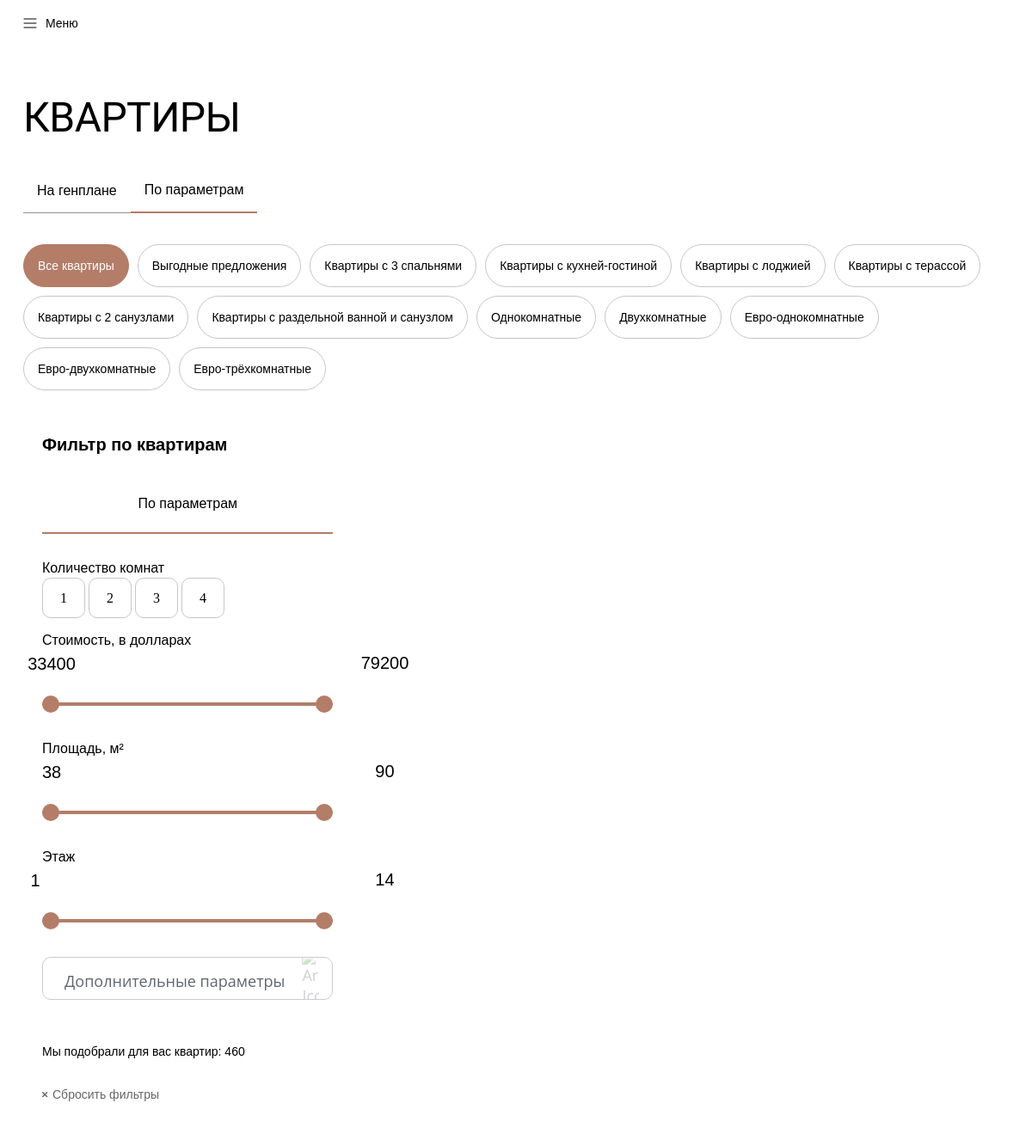
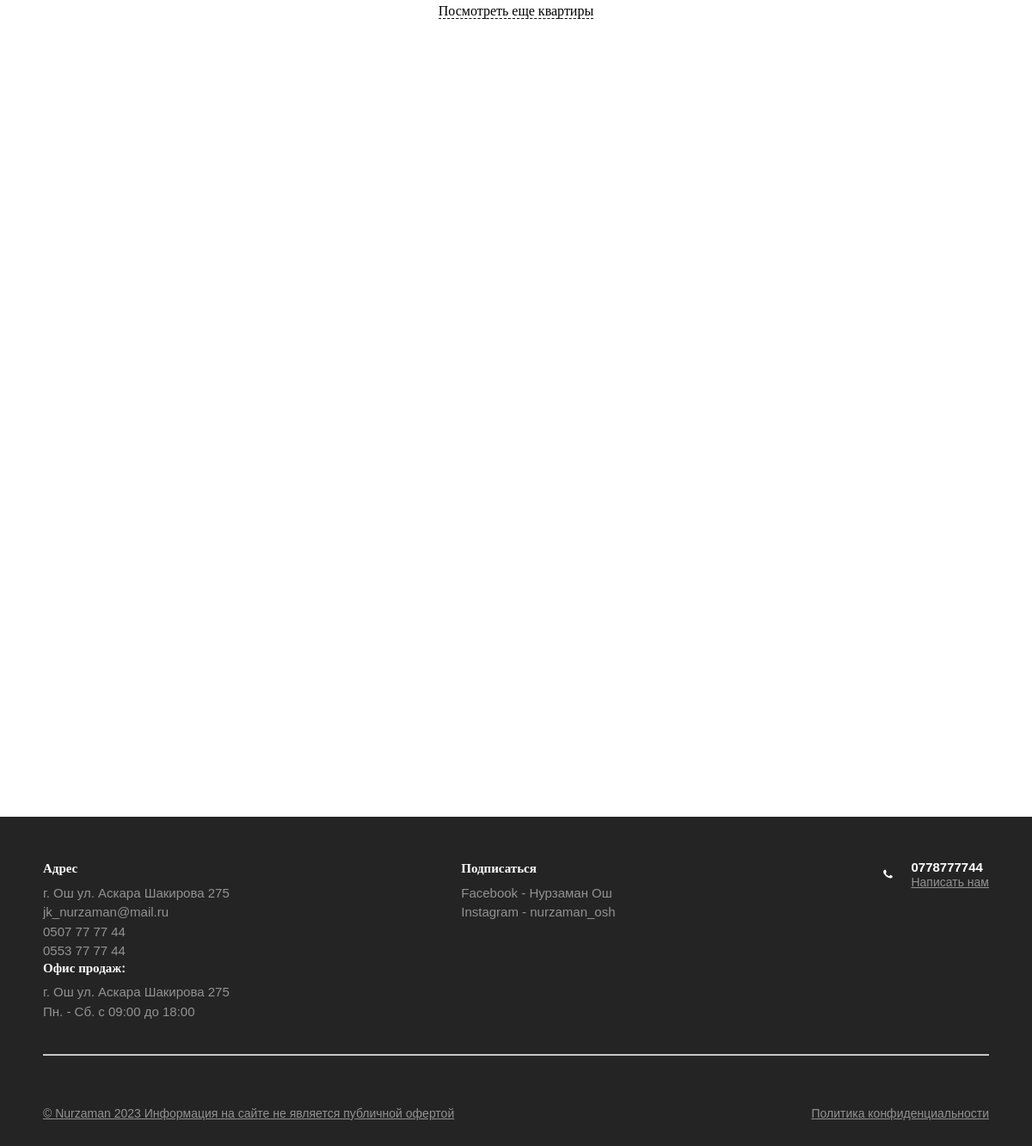
Page /catalog/ on the committed database (2 pictures, top to bottom).
### apps/apartment/models.py (models this page shows, shortened)
class Category(models.Model):
    title = models.CharField(
        max_length = 255,
        verbose_name = "Название категории",
        blank= True, null = True
    )
    class Meta:
        verbose_name = "Категория квартир"
        verbose_name_plural = "Категория квартир"

class Rooms(models.Model):
    title = models.CharField(
        max_length=255,
        verbose_name="Сколько Комнат"
    )
    number = models.IntegerField(  # Убираем max_length
        verbose_name="Сколько в виде цифры"
    )
    class Meta:
        verbose_name = "Добавить Комнаты"
        verbose_name_plural = "Добавить Комнаты"

### apps/base/models.py (models this page shows, shortened)
class Settings(models.Model):
    title = models.CharField(
        max_length=255,
        verbose_name="Название сайта"
    )
    descriptions = models.TextField(
        verbose_name="Информационный текст",
        blank=True,null=True
    )
    logo = ResizedImageField(
        force_format="WEBP",
        quality=100,
        upload_to='logo/',
        verbose_name="Логотип Компании",
        blank = True, null = True
    )
    logo_complex = ResizedImageField(
        force_format="WEBP",
        quality=100,
        upload_to='logo/',
        verbose_name="Логотип Комплекса",
        blank = True, null = True
    )
    email = models.EmailField(
        max_length=255,
        verbose_name='Почта'
        )
    location = models.CharField(
        max_length=255,
        verbose_name='Адрес'
    )
    whatsapp = models.URLField(
        verbose_name='Whatspp URL',
        blank=True, null=True
    )
    whatsapp_number = models.CharField(
        max_length = 255,
        verbose_name = "Whatsapp номер"
    )
    instagram = models.URLField(
        verbose_name='Instagram URL',
        blank=True, null=True
    )
    youtube = models.URLField(
        verbose_name='Youtube URL',
        blank=True, null=True
    )
    facebook = models.URLField(
        verbose_name='Facebook URL',
        blank=True, null=True
    )
    class Meta:
            verbose_name = "Основная настройка"
            verbose_name_plural = "Основные настройки"

class SettingsPhone(models.Model):
    settings = models.ForeignKey(Settings, related_name='phone_title', on_delete=models.CASCADE)
    phone = models.CharField(
          max_length = 255,
          verbose_name = "Телефонный номер"
     )
    class Meta:
        unique_together = ('settings', 'phone')
        verbose_name = "Дополнительный телефонный номер"
        verbose_name_plural = "Дополнительный телефонный номер"

class SettingsOffice(models.Model):
    settings = models.ForeignKey(Settings, related_name='office_title', on_delete=models.CASCADE)
    location = models.CharField(
        max_length=255,
        verbose_name='Адрес'
    )
    phone = models.CharField(
          max_length = 255,
          verbose_name = "График работы"
     )
    class Meta:
        unique_together = ('settings', 'phone', 'location')
        verbose_name = "Офис продаж"
        verbose_name_plural = "Офис продаж"

class SettingsSoc(models.Model):
    settings = models.ForeignKey(Settings, related_name='settings_soc', on_delete=models.CASCADE)
    title = models.CharField(
          max_length = 255,
          verbose_name = "Название соц.сети"
     )
    username = models.CharField(
        max_length = 255,
        verbose_name = "username аккаунта"
    )
    url = models.URLField(
        verbose_name = "Ссылка"
    )
    class Meta:
        unique_together = ('settings', 'title')
        verbose_name = "Соц сети"
        verbose_name_plural = "Соц сети"

### apps/apartment/views.py (the view, shortened to what this page needs)
# urls.py: path('catalog/', views.catalog, name="catalog"),
def catalog(request):
    settings = Settings.objects.latest("id")
    apartments = models.Apartment.objects.all()
    cheapest_apartment_price = models.Apartment.objects.order_by('price').first().price
    most_expensive_apartment_price = models.Apartment.objects.order_by('-price').first().price
    smallest_apartment = int(models.Apartment.objects.order_by('razmer').first().razmer)
    largest_apartment = int(models.Apartment.objects.order_by('-razmer').first().razmer)
    categories = models.Category.objects.all()
    category_id = request.GET.get('category')
    if category_id:
        apartments = apartments.filter(category__id=category_id)
    rooms = models.Rooms.objects.all()
    room_id = request.GET.get("room")
    if room_id:
        apartments = apartments.filter(room__number=room_id)
    features = models.Osob.objects.all()
    feature_id = request.GET.get('Ben')  # Получаем ID выбранной особенности из запроса
    if feature_id and feature_id != "0":
        apartments = apartments.filter(apartmentosob__title_id=feature_id)
    search_form = ApartmentSearchForm(request.GET or None)
    apartment_count = apartments.count()
    contactinfo = ContactInfo.objects.latest('id')
    return render(request, 'catalog.html', locals())

### apps/apartment/forms.py
class ApartmentSearchForm(forms.Form):
    min_price = forms.IntegerField(label='Минимальная цена', required=False)
    max_price = forms.IntegerField(label='Максимальная цена', required=False)
    min_size = forms.FloatField(label='Минимальный размер', required=False)
    max_size = forms.FloatField(label='Максимальный размер', required=False)
    floor = forms.ModelChoiceField(queryset=Floor.objects.all(), required=False, label='Этаж')
    category = forms.ModelChoiceField(queryset=Category.objects.all(), required=False, label='Категория')
    rooms = forms.ModelChoiceField(queryset=Rooms.objects.all(), required=False, label='Количество комнат')
    status = forms.ModelChoiceField(queryset=Status.objects.all(), required=False, label='Статус')

### templates/catalog.html (shortened to what this page needs)
{% load static %}
<!DOCTYPE html>
<html lang="en">
  <head>
    <link rel="stylesheet" href="{% static 'assets/styles/style.css' %}" />
    <link rel="stylesheet" href="{% static 'assets/styles/swiperStyle.css' %}" />
  </head>
  <body>
    <header class="header" style="height: fit-content">
      <nav class="nav" style="background-color: white">
        <div class="burger" id="menuButton">
          <svg xmlns="http://www.w3.org/2000/svg" width="16" height="12" viewBox="0 0 16 12" fill="none">
            <path d="M1 1H15" stroke="black" stroke-linecap="round" />
            <path d="M1 6H15" stroke="black" stroke-linecap="round" />
            <path d="M1 11H15" stroke="black" stroke-linecap="round" />
          </svg>
          <p style="color: black">Меню</p>
        </div>
      </nav>
      <br />
    </header>
    <br />  <br />
    <br />
    <br />
    <main class="main" style="padding: 0 27px">
      <br />
      <h1>КВАРТИРЫ</h1>
      <div class="sliderLink" style="margin-top: 30px;">
        <a href="{% url 'genplaning' %}">
          <div class="navSlideLink" style="padding: 1rem">На генплане</div>
        </a>
        <div class="navSlideLink activee" style="padding: 1rem">По параметрам</div>
      </div>
      <br /><br />
      <div class="filterList">
        <a href="{% url 'catalog' %}" class="filterItem">Все квартиры</a>
        {% for category in categories %}
        <a href="{% url 'catalog' %}?category={{ category.id }}" class="filterItem" data-id="{{category.id}}">{{ category.title }}</a>
        {% endfor %}
      </div>
    </main>
    <div class="filterZone" style="padding: 0 27px">
      <div class="scrollBar" >
        <div class="leftFilteredZone">
          <h1>Фильтр по квартирам</h1>
          <div class="sliderLink">
            <div class="navSlideLink activee" style="width: 100%">По параметрам</div>
          </div>
          <div>
            <h2>Количество комнат</h2>
            {% for room in rooms %}
              <a style='color:black' href="?room={{ room.number}}" data-room-id="{{ room.number }}" class="roomButton">{{ room.number }}</a>
            {% endfor %}
          </div>
<div>
  <h2>Стоимость, в долларах</h2>
  <br /><br />
  <div class="range-slider">
    <input type="range" id="min_price" name="min_price" min="{{cheapest_apartment_price}}" max="{{most_expensive_apartment_price}}" value="{{cheapest_apartment_price}}" class="range-slider__input" />
    <input type="range" id="max_price" name="max_price" min="{{cheapest_apartment_price}}" max="{{most_expensive_apartment_price}}" value="{{most_expensive_apartment_price}}" class="range-slider__input" />
  </div>
</div>
<div>
  <h2>Площадь, м²</h2>
  <br /><br />
  <div class="range-slider">
    <input type="range" id="min_size" name="min_size" min="38" max="90" value="38" class="range-slider__input" />
    <input type="range" id="max_size" name="max_size" min="38" max="90" value="90" class="range-slider__input" />
  </div>
</div>
          <div class = "bugovan">
            <h2>Этаж</h2>
            <br /><br />
            <div class="range-slider">
              <input type="range" id="min_floor" name="min_floor" min="1" max="14" value="1" class="range-slider__input" />
              <input type="range" id="max_floor" name="max_floor" min="1" max="14" value="14" class="range-slider__input" />
            </div>
          </div>
            <div class="select-box">
              <div class="select-box__current" tabindex="1">
                <div class="select-box__value">
                  <p class="select-box__input-text">Дополнительные параметры</p>
                </div>
                <img
                  class="select-box__icon"
                  src="http://cdn.onlinewebfonts.com/svg/img_295694.svg"
                  alt="Arrow Icon"
                  aria-hidden="true"
                />
              </div>
            </div>
          <div class="ahahha">Мы подобрали для вас квартир: {{apartment_count}}</div>
          <div class="sbrosit">
              <a style="color:black" href="{% url 'catalog' %}" >Сбросить фильтры </a>
          </div>
        </div>
      </div>
      <div class="flatList">
      </div>
    </div>
    <div class="moreFlatCard">
      <a id="loadMore" style="color: black; border-bottom: 1px dashed black">Посмотреть еще квартиры</a>
    </div>
    <br /><br />
    <div class="h100"></div>
    {% include 'include/contact_form.html'%}
    <br /><br /><br /><br />
    <div class="h100"></div>
    {% include "include/footer.html" %}
  </body>
  </body>
</html>

### templates/include/contact_form.html (shortened to what this page needs)
<section id="section6" class="form" style="scroll-margin-top: 100px;">
</section>

### templates/include/footer.html (shortened to what this page needs)
{% load static %}
<footer class="footer none1024">
  <div class="footerCenter">
    <div>
      <h1>Адрес</h1>
      <p>{{settings.location}}</p>
      <p>{{settings.email}}</p>
      {% for settings in settings.phone_title.all%}
      <p>{{settings.phone}}</p>
      {% endfor %}
    </div>
    <div>
      <h1>Офис продаж:</h1>
      {% for settings in settings.office_title.all%}
      <p>{{settings.location}}</p>
      <p>{{settings.phone}}</p>
      {% endfor %}
    </div>
  </div>
  <div class="footerCenter">
    <div>
      <h1>Подписаться</h1>
      {% for settings in settings.settings_soc.all %}
      <a target="_blank"  href="{{settings.url}}">
        <p>{{settings.title}} - {{settings.username}}</p>
      </a>
      {% endfor %}
    </div>
  </div>
  <div class="footerRight">
    <a target="_blank"  href="{{settings.whatsapp}}">
      <div class="writeUs">
        <p>
          {{settings.whatsapp_number}}
          <br />
          <u> Написать нам</u>
        </p>
      </div>
    </a>
    <div class="sosial">
    </div>
  </div>
</footer>
<footer class="footer" style="flex-direction: column">
  <div class="line mobileNoneDiv"></div>
  <div class="underFoot">
    <div class="writeUs">
      <p>
        <u>© Nurzaman 2023 Информация на сайте не является публичной офертой</u>
      </p>
    </div>
    <div class="writeUs">
      <p><u>Политика конфиденциальности</u></p>
    </div>
  </div>
</footer>

### rows in the picture
Category: title "Выгодные предложения"
Category: title "Квартиры с 3 спальнями"
Category: title "Квартиры с кухней-гостиной"
Category: title "Квартиры с лоджией"
Category: title "Квартиры с терассой"
Category: title "Квартиры с 2 санузлами"
Category: title "Квартиры с раздельной ванной и санузлом"
Category: title "Однокомнатные"
Category: title "Двухкомнатные"
Category: title "Евро-однокомнатные"
Category: title "Евро-двухкомнатные"
Category: title "Евро-трёхкомнатные"
Rooms: number "1"
Rooms: number "2"
Rooms: number "3"
Rooms: number "4"
Settings: location "г. Ош ул. Аскара Шакирова 275", email "jk_nurzaman@mail.ru", whatsapp_number "0778777744"
SettingsPhone: phone "0507 77 77 44"
SettingsPhone: phone "0553 77 77 44"
SettingsOffice: location "г. Ош ул. Аскара Шакирова 275", phone "Пн. - Сб. c 09:00 до 18:00"
SettingsSoc: title "Facebook", username "Нурзаман Ош"
SettingsSoc: title "Instagram", username "nurzaman_osh"

### other values in the picture
{{ apartment_count }} "460"
